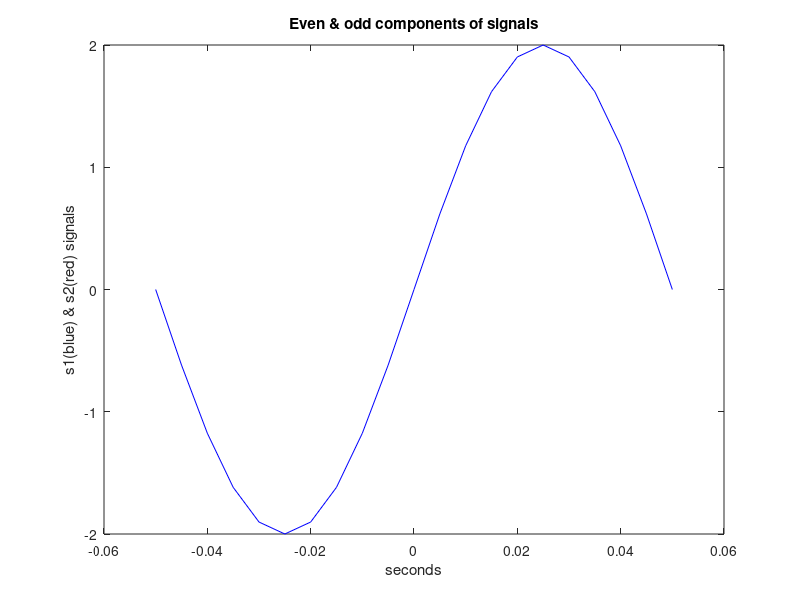
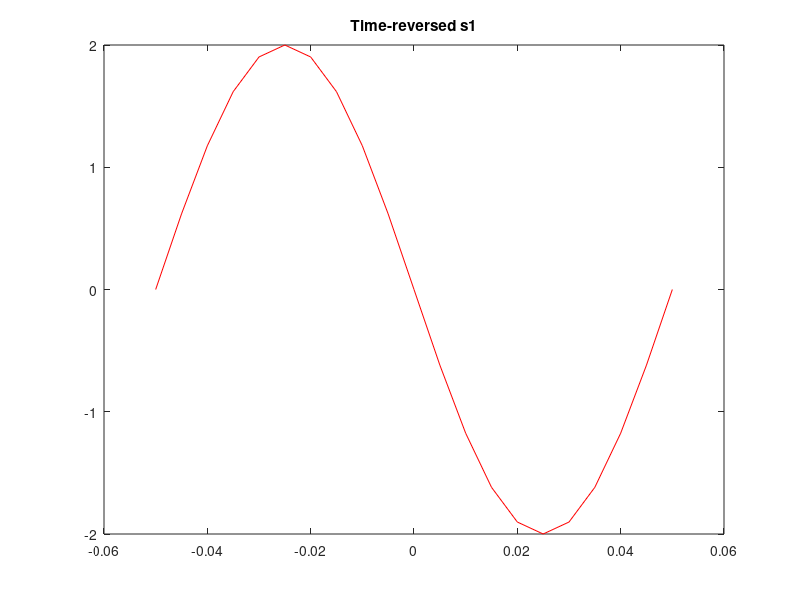
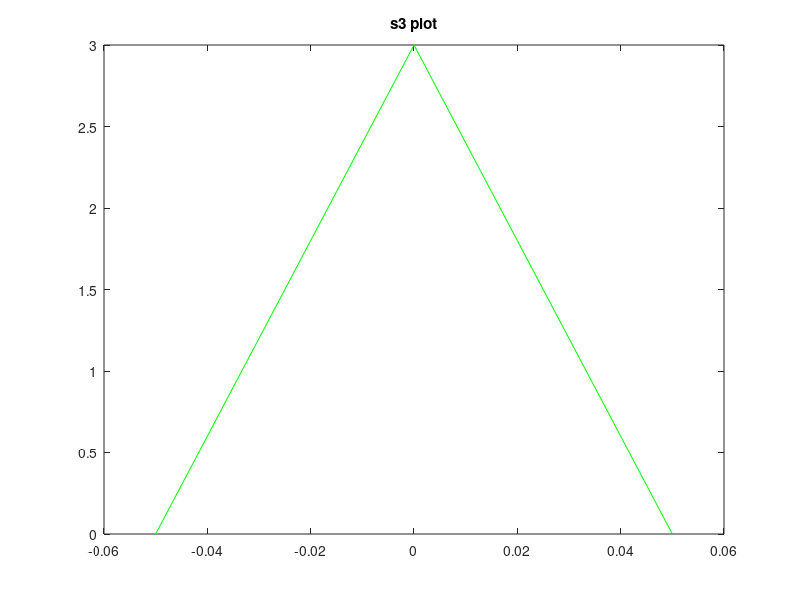
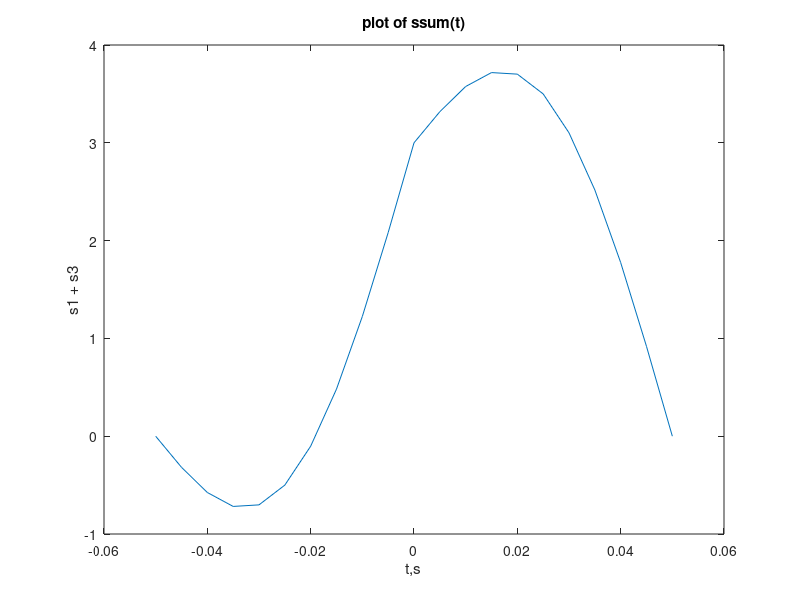

Source code (MATLAB) for these figures, in order:
clc
clear
load Lab2s1
DT = 0.005;
L = length(s1);
LH = (L-1)/2;
n = -LH:1:LH; %-10:1:10
t = n*DT;

figure;
plot(t,s1,'b')
xlabel('seconds')
ylabel('s1(blue) & s2(red) signals')
title('Even & odd components of signals')


%part 2
s2 = -s1;
hold on
figure;
plot(t,s2,'r')
title('Time-reversed s1')

%part 3
s3 = zeros(1,length(t));
for i=1:length(t)
    if  t(i) <= 0
        s3_neg =@(t) 3 + (3/0.05)*t(i);
        s3(i)=s3_neg(t)
        
    end
    if  t(i)>0
        s3_pos = @(t)3 - (3/0.05)*t(i);
        s3(i)=s3_pos(t)
    end
end
 
figure;
plot(t,s3,'g')
title('s3 plot')

%part 4
ssum = s1 + s3
figure;
plot(t,ssum);
title('plot of ssum(t)')
ylabel('s1 + s3')
xlabel('t,s')

% symmetry test
% value at ssum(11) = 0 %
sym_test_1 = ssum(12) == ssum(10);
sym_test_2 = ssum(14) == ssum(8);

%part 5
ssum_rev = -ssum;
s_even = (ssum + ssum_rev)/2;
s_odd = (ssum - ssum_rev)/2;

figure;
subplot(2,1,1)
plot(t,s_even)
ylabel('s even')
xlabel('t,s')


subplot(2,1,2)
plot(t,s_odd)
ylabel('s odd')
xlabel('t,s')

%part 6
t2 = -3:0.01:3-0.01;
g = 2*t2+t2.^2;

figure;
plot(t2,g)
title('plot of g(t)')

% table 2
g_rev = -g;
g_even = (g + g_rev)/2;
g_odd = (g - g_rev)/2;

figure;
subplot(2,1,1)
plot(t2,g_even)
ylabel('g even')
xlabel('t2,g')


subplot(2,1,2)
plot(t2,g_odd)
ylabel('g odd')
xlabel('t2,g')
